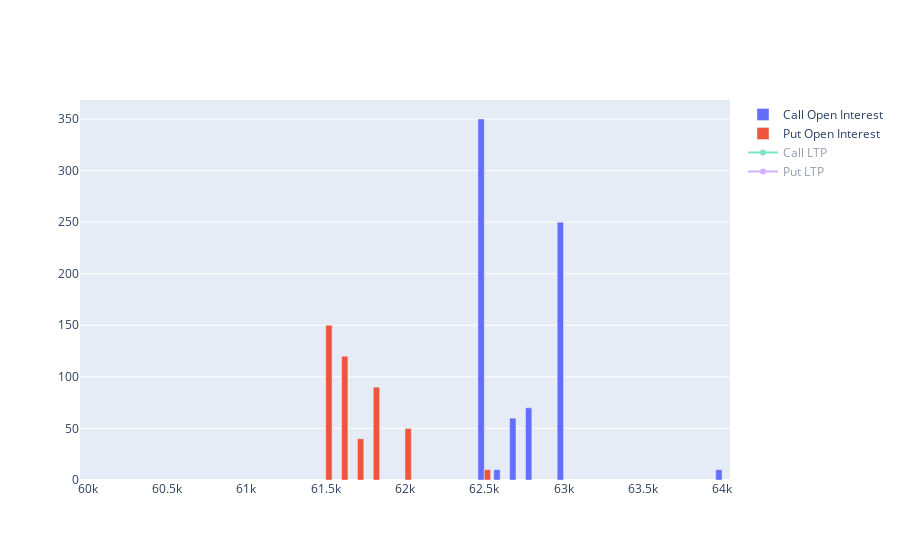

Notebook source saved alongside this figure:
### Code cell
import plotly.graph_objects as go

# assuming df is the dictionary you provided
data = data_chain['Table']

# extract the data for the x and y axes
x = [item['Strike_Price'] for item in data]
y1 = [item['C_Open_Interest'] for item in data]
y2 = [item['Open_Interest'] for item in data]
y3 = [item['C_Last_Trd_Price'] for item in data]
y4 = [item['Last_Trd_Price'] for item in data]
# create the bar plot
fig = go.Figure()
fig.add_trace(go.Bar(x=x, y=y1, name='Call Open Interest'))
fig.add_trace(go.Bar(x=x, y=y2, name='Put Open Interest'))
fig.add_trace(go.Scatter(x=x, y=y3, name='Call LTP', mode='lines+markers'))
fig.add_trace(go.Scatter(x=x, y=y4, name='Put LTP', mode='lines+markers'))

fig.update_layout(barmode='group')
fig.show()

### Figure 1 — Plotly figure (JSON) as saved in the notebook; plotly's stock layout.template omitted (floating-point values rounded to 4 significant figures)
{"data": [{"name": "Call Open Interest", "type": "bar", "x": [60000, 60100, 60200, 60300, 60400, 60500, 60600, 60700, 60800, 60900, 61000, 61100, 61200, 61300, 61400, 61500, 61600, 61700, 61800, 61900, 62000, 62100, 62200, 62300, 62400, 62500, 62600, 62700, 62800, 62900, 63000, 63100, 63200, 63300, 63400, 63500, 63600, 63700, 63800, 63900, 64000], "y": [null, null, null, null, null, null, null, null, null, null, null, null, null, null, null, null, null, null, null, null, null, null, null, null, null, 350, 10, 60, 70, null, 250, null, null, null, null, null, null, null, null, null, 10]}, {"name": "Put Open Interest", "type": "bar", "x": [60000, 60100, 60200, 60300, 60400, 60500, 60600, 60700, 60800, 60900, 61000, 61100, 61200, 61300, 61400, 61500, 61600, 61700, 61800, 61900, 62000, 62100, 62200, 62300, 62400, 62500, 62600, 62700, 62800, 62900, 63000, 63100, 63200, 63300, 63400, 63500, 63600, 63700, 63800, 63900, 64000], "y": [null, null, null, null, null, null, null, null, null, null, null, null, null, null, null, 150, 120, 40, 90, null, 50, null, null, null, null, 10, null, null, null, null, null, null, null, null, null, null, null, null, null, null, null]}, {"mode": "lines+markers", "name": "Call LTP", "type": "scatter", "visible": "legendonly", "x": [60000, 60100, 60200, 60300, 60400, 60500, 60600, 60700, 60800, 60900, 61000, 61100, 61200, 61300, 61400, 61500, 61600, 61700, 61800, 61900, 62000, 62100, 62200, 62300, 62400, 62500, 62600, 62700, 62800, 62900, 63000, 63100, 63200, 63300, 63400, 63500, 63600, 63700, 63800, 63900, 64000], "y": [null, null, null, null, null, null, null, null, null, null, null, null, null, null, null, null, null, null, null, null, null, null, null, null, null, 183, 179.7, 140.7, 105.3, null, 45.1, null, null, null, null, null, null, null, null, null, 10]}, {"mode": "lines+markers", "name": "Put LTP", "type": "scatter", "visible": "legendonly", "x": [60000, 60100, 60200, 60300, 60400, 60500, 60600, 60700, 60800, 60900, 61000, 61100, 61200, 61300, 61400, 61500, 61600, 61700, 61800, 61900, 62000, 62100, 62200, 62300, 62400, 62500, 62600, 62700, 62800, 62900, 63000, 63100, 63200, 63300, 63400, 63500, 63600, 63700, 63800, 63900, 64000], "y": [null, null, null, null, null, null, null, null, null, null, null, null, null, null, null, 65.5, 62.3, 70.75, 94.6, null, 162, null, null, null, null, 321.4, null, null, null, null, null, null, null, null, null, null, null, null, null, null, null]}], "layout": {"autosize": true, "barmode": "group", "xaxis": {"autorange": true, "range": [59950, 64050], "type": "linear"}, "yaxis": {"autorange": true, "range": [0, 368.4], "type": "linear"}}}
